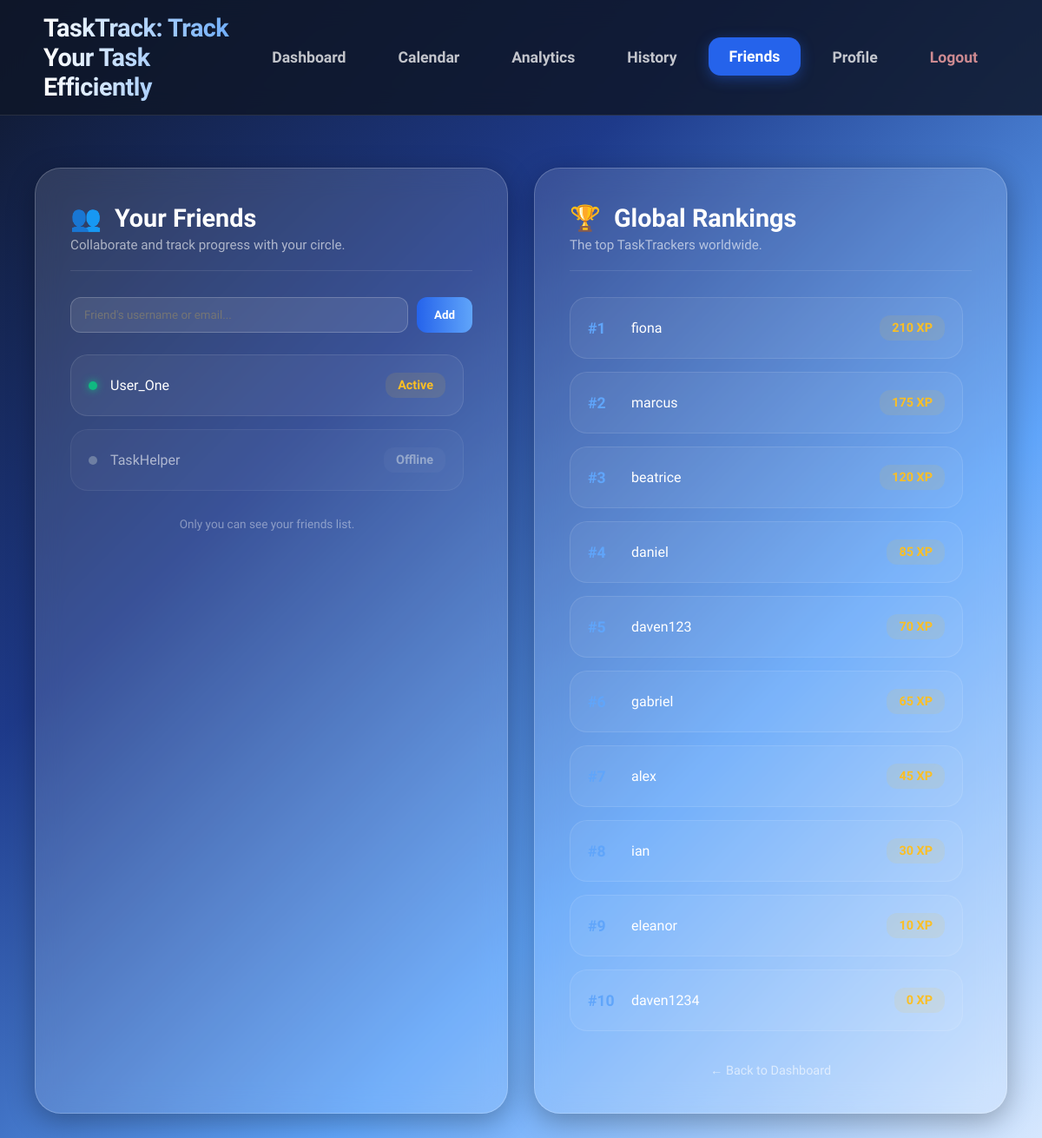
The page /friends (signed in) on the database its author committed.
### tables this page shows
CREATE TABLE users (
                id INTEGER PRIMARY KEY AUTOINCREMENT,
                username TEXT UNIQUE NOT NULL,
                email TEXT UNIQUE NOT NULL,
                password TEXT NOT NULL,
                exp INTEGER DEFAULT 0
            );

### app.py (the view)
@app.route('/friends')
def friends():
    if 'user_id' not in session: return redirect(url_for('login'))
    conn = get_db_connection()
    users = conn.execute('SELECT username, exp FROM users ORDER BY exp DESC LIMIT 10').fetchall()
    conn.close()
    return render_template('friends.html', users=users)

### app.py (called while the page is built)
def get_db_connection():
    conn = sqlite3.connect(app.config['DATABASE'])
    conn.row_factory = sqlite3.Row
    return conn

### templates/friends.html (shortened to what this page needs)
{% extends 'base.html' %}
{% block content %}
<div class="social-container">
    <div class="social-layout">
        <div class="social-card">
            <div class="card-header">
                <h2><span>👥</span> Your Friends</h2>
                <p>Collaborate and track progress with your circle.</p>
            </div>
            <form class="add-friend-form">
                <input type="text" placeholder="Friend's username or email...">
                <button type="button" class="btn-action">Add</button>
            </form>
            <div class="scroll-area">
                <div class="user-item">
                    <div class="user-main">
                        <div class="status-dot"></div>
                        <span style="font-weight: 500;">User_One</span>
                    </div>
                    <span class="exp-label">Active</span>
                </div>
                <div class="user-item" style="opacity: 0.6;">
                    <div class="user-main">
                        <div class="status-dot" style="background: #94a3b8; box-shadow: none;"></div>
                        <span style="font-weight: 500;">TaskHelper</span>
                    </div>
                    <span class="exp-label" style="background: rgba(255,255,255,0.05); color: #cbd5e1;">Offline</span>
                </div>
                <div style="text-align: center; margin-top: 30px; opacity: 0.4;">
                    <p style="font-size: 0.85rem;">Only you can see your friends list.</p>
                </div>
            </div>
        </div>
        <div class="social-card">
            <div class="card-header">
                <h2><span>🏆</span> Global Rankings</h2>
                <p>The top TaskTrackers worldwide.</p>
            </div>
            <div class="scroll-area">
                {% for user in users %}
                <div class="user-item">
                    <div class="user-main">
                        <span class="rank-badge">#{{ loop.index }}</span>
                        <span style="font-weight: 500;">{{ user.username }}</span>
                    </div>
                    <span class="exp-label">{{ user.exp }} XP</span>
                </div>
                {% else %}
                <div style="text-align: center; margin-top: 50px; opacity: 0.5;">
                    <p>No rankings available yet.</p>
                </div>
                {% endfor %}
            </div>
            <div style="margin-top: 20px; text-align: center;">
                <a href="{{ url_for('dashboard') }}" style="color: rgba(255,255,255,0.6); text-decoration: none; font-size: 0.9rem;">← Back to Dashboard</a>
            </div>
        </div>
    </div>
</div>
{% endblock %}

### templates/base.html (style rules this page uses)
* { margin: 0; padding: 0; box-sizing: border-box; font-family: 'Saira', Arial, Helvetica, sans-serif; }
body { min-height: 100vh; background: linear-gradient( 135deg, #0f172a, #1e3a8a, #60a5fa, #dbeafe ); background-attachment: fixed; color: white; }

### templates/friends.html (style rules this page uses)
.social-container { display: flex; justify-content: center; width: 100%; min-height: calc(100vh - 120px); padding: 20px; }
.social-layout { width: 100%; max-width: 1300px; display: grid; grid-template-columns: 1fr 1fr; gap: 30px; }
.social-card { background: rgba(255, 255, 255, 0.12); backdrop-filter: blur(15px); -webkit-backdrop-filter: blur(15px); border: 1px solid rgba(255, 255, 255, 0.2); border-radius: 30px; padding: 40px; color: white; box-shadow: 0 8px 32px 0 rgba(0, 0, 0, 0.3); display: flex; flex-direction: column; min-height: 75vh; }
.card-header { margin-bottom: 30px; border-bottom: 1px solid rgba(255, 255, 255, 0.1); padding-bottom: 20px; }
.card-header h2 { font-size: 1.8rem; font-weight: 700; display: flex; align-items: center; gap: 15px; }
.card-header p { font-size: 0.95rem; color: rgba(255, 255, 255, 0.6); margin-top: 5px; }
.scroll-area { flex-grow: 1; overflow-y: auto; padding-right: 10px; }
.user-item { display: flex; justify-content: space-between; align-items: center; padding: 20px; background: rgba(255, 255, 255, 0.05); border-radius: 20px; border: 1px solid rgba(255, 255, 255, 0.1); margin-bottom: 15px; transition: 0.3s; }
.user-main { display: flex; align-items: center; gap: 15px; }
.rank-badge { font-weight: 800; color: #60a5fa; font-size: 1.1rem; min-width: 35px; }
.status-dot { width: 10px; height: 10px; border-radius: 50%; background: #10b981; box-shadow: 0 0 10px #10b981; }
.exp-label { font-weight: 700; color: #fbbf24; background: rgba(251, 191, 36, 0.1); padding: 6px 14px; border-radius: 12px; font-size: 0.9rem; }
.add-friend-form { margin-bottom: 25px; display: flex; gap: 10px; }
.add-friend-form input { flex-grow: 1; background: rgba(255, 255, 255, 0.1); border: 1px solid rgba(255, 255, 255, 0.2); border-radius: 12px; padding: 12px 15px; color: white; outline: none; }
.btn-action { background: linear-gradient(to right, #2563eb, #60a5fa); border: none; padding: 12px 20px; border-radius: 12px; color: white; font-weight: 600; cursor: pointer; transition: 0.3s; }

### rows shown on the page
users: username "fiona", exp "210"
users: username "marcus", exp "175"
users: username "beatrice", exp "120"
users: username "daniel", exp "85"
users: username "daven123"
users: username "gabriel"
users: username "alex"
users: username "ian"
users: username "eleanor"
users: username "daven1234"
